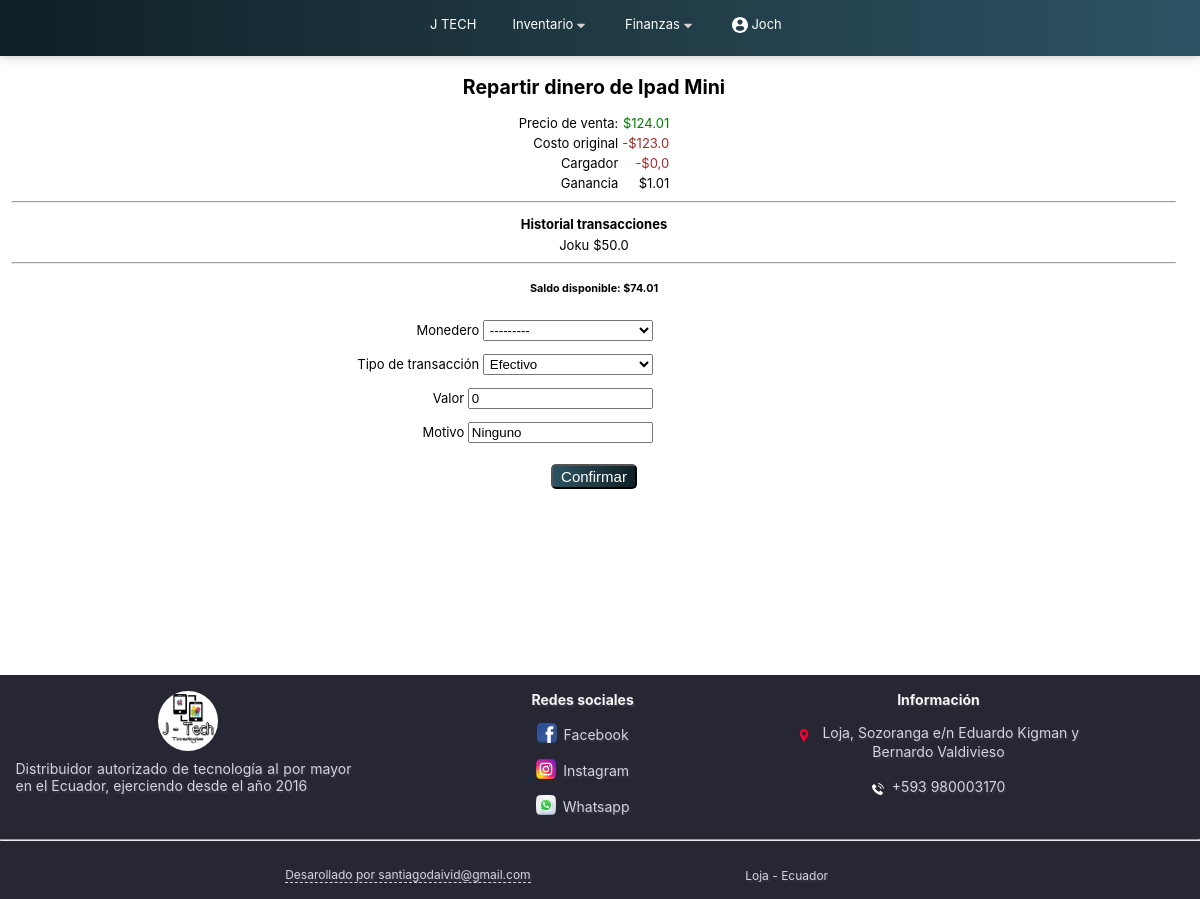
The app's page /anadir-al-monedero-dispositivo/1 (signed in) with its own data.
### principal/models.py (models this page shows, shortened)
class Dispositivo(models.Model):
      class Meta:
            ordering = ["modelo"]
            verbose_name_plural = "Dispositivos"
      opciones_modalidad = ( ('Open box', 'Open box'), ('Sellado', 'Sellado'), )
      modalidad = models.CharField(max_length=10, choices=opciones_modalidad, default='Open box')
      opciones_capacidad = ( ('8GB', '8GB'),('16GB', '16GB'),('32GB', '32GB'),('64GB', '64GB'), ('128GB', '128GB'), ('256GB', '256GB'), ('512GB', '512GB'), ('1TB', '1TB'), ('2TB', '2TB') )
      capacidad = models.CharField(max_length=5, choices=opciones_capacidad)
      modelo =  models.ForeignKey('ModeloDispositivo', on_delete=models.CASCADE, related_name="modelos")
      tamanio = models.FloatField(default=11)
      imei = models.IntegerField(blank=True, null=True)
      serial = models.CharField(max_length=20, blank=True, null=True)
      color = models.CharField(max_length=20, blank=True, null=True)
      fecha_compra = models.DateField(default=datetime.date.today())
      fecha_venta = models.DateField(blank=True, null=True)
      proveedor = models.CharField(max_length=50, blank=True, null=True )
      cliente = models.CharField(max_length=50, blank=True, null=True)
      nro_cliente = models.CharField(max_length=15, blank=True, null=True)
      monto_compra = models.FloatField(null=True, blank=True, default=0)
      monto_venta = models.FloatField(blank=True, null=True)
      vendido = models.BooleanField(default=False)
      descripcion = models.CharField(max_length=50)
      opciones_entrega = ( ('Entregado', 'Entregado'), ('Envio servientrega', 'Envio servientrega'), ('Envio cooperativa','Envio cooperativa') )
      entrega = models.CharField(max_length=20, choices=opciones_entrega, default='Entregado', null=True, blank=True)
      llego_cargador = models.BooleanField( default=False)
      llego_audifonos = models.BooleanField(default=False)
      sefue_cargador = models.BooleanField( default=False)
      sefue_audifonos = models.BooleanField(default=False)
      precio_cargador = models.DecimalField(blank=True, null=True, default=5.5 ,decimal_places=2, max_digits=5)
      precio_audifonos = models.DecimalField(blank=True, null=True, default=5, decimal_places=2, max_digits=5)
      monederos = models.ManyToManyField('Monedero', through='Transaccion')
      def valor_total_transacciones(self):
            valor = [x.dinero for x in self.transacciones.all() ]
            return sum(valor)
      def precios_accesorios(self):
            if self.sefue_cargador:
                  if self.llego_cargador:
                        val1 = 0
                  else:
                        val1=self.precio_cargador
            else :
                  val1=0
            if self.sefue_audifonos:
                  if self.llego_audifonos:
                        val3 = 0
                  else:
                        val3=self.precio_audifonos
            else :
                  val3=0
            return (val1+val3)
      def ganancia(self):
            ganancia = 0
            if self.monto_venta:
                  ganancia = self.monto_venta - self.monto_compra - float(self.precios_accesorios())
            return "%.2f" % ganancia
      def dinero_disponible_transaccion(self):
            money = self.monto_venta  - float( self.valor_total_transacciones())
            return money

class ModeloDispositivo(models.Model):
      class Meta:
            ordering = ["marca", "nombre"]
            verbose_name_plural = "Modelos de dispositivos"
      nombre = models.CharField(max_length=30)
      opciones_marca = ( ('Samsung', 'Samsung'), ('Apple', 'Apple'), ('Otra', 'Otra'))
      marca = models.CharField(max_length=15, choices=opciones_marca, default='Apple')

class Transaccion(models.Model):
      class Meta:
            ordering = ["fecha"]
            verbose_name_plural = "Transacciones"
      telefono = models.ForeignKey(Telefono, related_name='transacciones', on_delete=models.CASCADE, blank=True, null=True)
      monedero = models.ForeignKey(Monedero, related_name='transacciones', on_delete=models.CASCADE)
      dispositivo = models.ForeignKey('Dispositivo', related_name='transacciones', on_delete=models.CASCADE, blank=True, null=True)
      accesorio = models.ForeignKey('Accesorio', related_name='transacciones', on_delete=models.CASCADE, blank=True, null=True)
      fecha = models.DateField(default=datetime.date.today() )
      hora = models.TimeField(default=datetime.datetime.now().time() )
      opciones_tipo = ( ('Efectivo', 'Efectivo'), ('Transferencia banco', 'Transferencia banco'),  ('Tarjeta de crédito', 'Tarjeta de crédito'), )
      tipo = models.CharField(max_length=20, choices=opciones_tipo, default='Efectivo')
      motivo = models.CharField(max_length=100, null=True, blank=True, default="Ninguno")
      dinero = models.FloatField(default=0)

class Monedero(models.Model):
      class Meta:
            ordering = ["nombre"]
            verbose_name_plural = "Monederos"
      nombre = models.CharField(max_length=50, unique=True)
      descripcion = models.CharField(max_length=50, null=True, blank=True)
      telefonos = models.ManyToManyField(Telefono, through='Transaccion')
      dispositivos = models.ManyToManyField('Dispositivo', through='Transaccion')
      accesorios = models.ManyToManyField('Accesorio', through='Transaccion')
      def __str__(self):
            return "%s" % (self.nombre)

### principal/views.py (the view)
# urls.py: path('anadir-al-monedero-dispositivo/<int:id>', monedero_dispositivo, name='monedero_dispositivo'),
@login_required(login_url='/login/')
def monedero_dispositivo(request, id):
    dispositivo = Dispositivo.objects.get(pk=id)
    if request.method=='POST':
        form = FormMonederoDispositivo(dispositivo, request.POST)
        if form.is_valid():
            form.save()
            messages.info(request, "Transacción exitosa")
            return redirect(index)
    else:
        form = FormMonederoDispositivo(dispositivo)
    titulo = "Repartir dinero de "
    monederos = Monedero.objects.all()
    diccionario = {'form': form, 'dispositivo': dispositivo, 'titulo':titulo, 'valor':True, 'valor3': True, 'monederos':monederos}
    return render(request, 'forms/form-transacciones2.html', diccionario)

### principal/templates/forms/form-transacciones2.html (shortened to what this page needs)
{% extends "main.html" %}
{% block content %}
<div id="inicio">
      <h2 style="margin-bottom: 0.5em;">{{titulo}} {{dispositivo.modelo.nombre}}</h2>
      <div id="tabla_transaccion">
            <table>
                  <tr>
                        <td>Precio de venta:</td>
                        <td style="color: green;">${{dispositivo.monto_venta}}</td>
                  </tr>
                        <td>Costo original</td>
                        <td style="color: brown;">-${{dispositivo.monto_compra}}</td>
                  {% if dispositivo.sefue_cargador_rapido %}
                        {% if dispositivo.llego_cargador_rapido %}
                              </tr>
                                    <td>Cargador</td>
                                    <td style="color: brown;">-$0,0</td>
                              </tr>
                        {% else %}
                              </tr>
                                    <td>Cargador</td>
                                    <td style="color: brown;">-${{dispositivo.precio_cargador_rapido}}</td>
                              </tr>
                        {% endif %}
                  {% else %}
                        {% if dispositivo.sefue_cargador %}
                              {% if dispositivo.llego_cargador %}
                                          <td>Cargador</td>
                                          <td style="color: brown;">-$0,0</td>
                              {% else %}
                                    </tr>
                                          <td>Cargador</td>
                                          <td style="color: brown;">-${{dispositivo.precio_cargador}}</td>
                                    </tr>
                              {% endif %}
                        {% endif %}
                  {% endif %}
                        <td>Ganancia</td>
                        <td>${{dispositivo.ganancia}}</td>
            </table>
      </div>
      <hr>
      <div id="tabla_historial">
            <table>
                  <thead>
                        <tr colspan =2> <b>Historial transacciones</b> </tr>
                  </thead>
                  {% if dispositivo.transacciones.all|length != 0 %}
                        {% for x in dispositivo.transacciones.all %}
                              <tr>
                                    <td>{{x.monedero}}  </td>
                                    <td>${{x.dinero}}</td>
                              </tr>
                        {% endfor %}
                  {% else %}
                        <tr>
                              <td>Ninguna </td>
                              <td>transacción</td>
                        </tr>
                  {% endif %}
            </table>
      </div>
      <hr>
      <h5>Saldo disponible: ${{dispositivo.dinero_disponible_transaccion}}</h5>
      <form action="" method="post">
            <div class="formLocation">
                  <div class="contenidoForm">
                        {% if valor2 == false %}
                              <label for="{{ form.monedero.id_for_label }}">Monedero</label>
                        {% endif %}
                        {{ form.monedero }}
                  </div>
                  <div class="contenidoForm">
                        <label for="{{ form.tipo.id_for_label }}">Tipo de transacción</label>
                        {{ form.tipo }}
                  </div>
                  <div class="contenidoForm">
                        <label for="{{ form.dinero.id_for_label }}">Valor</label>
                        {{ form.dinero }}
                  </div>
                  <div class="contenidoForm">
                        <label for="{{ form.motivo.id_for_label }}">Motivo</label>
                        {{ form.motivo }}
                  </div>
                  <button type='submit'>Confirmar</button>
            </div>
      </form>
</div>
{% endblock %}

### principal/templates/main.html (shortened to what this page needs)
<!DOCTYPE html>
<html lang="es">
<head>
      {% load static %}
      <link rel="stylesheet" type="text/css" href="{% static 'css/styles.css' %}">
      <link rel="stylesheet" type="text/css" href="https://cdn.datatables.net/1.10.25/css/jquery.dataTables.min.css">
      <link rel="stylesheet" href="https://code.jquery.com/ui/1.12.1/themes/base/jquery-ui.css">
      <link rel="stylesheet" href="https://cdnjs.cloudflare.com/ajax/libs/font-awesome/5.15.3/css/all.min.css"/>
</head>
<body>
          <header class = "cabecera">
            <nav class="navInicio">
                <a href="{% url 'index' %}" class="" > J TECH </a>
              <ul style="padding-left: 0px;" >
                <div class="dropdown2">
                  <a class="dropbtn2 " onclick="myFunction2()">Inventario <img src="{% static 'img/abajo.svg' %}" style="width: 8px; margin-top: 6%; "></a>
                </div>
                <div class="dropdown anav">
                  <a class="dropbtn " onclick="myFunction()">Finanzas <img src="{% static 'img/abajo.svg' %}" style="width: 8px; margin-top: 6%;"></a>
                </div>
                {% if user.is_authenticated %}
                  <div class="dropdown3 anav">
                    <a class="dropbtn3 " onclick="myFunction3()"><img src="{% static 'img/usuario.svg' %}" style="width: 16px; margin-top: 2%; ">{{user.username}} </a>
                  </div>
                {% endif %}
              </ul>
            </nav>
        </header>
      <div id="contenido">
            {% block content %} {% endblock %}
      </div>
</body>
<footer>
      <div class="pie">
        <div class="subpie1">
            <a href="#" class="alogo2" > <img src="{% static 'img/jtech.jpg' %}" ></a>
            <p>Distribuidor autorizado de tecnología al por mayor en el Ecuador, ejerciendo desde el año 2016</p>
        </div>
        <div class="subpie">
            <ul class="listapie"> <p>Redes sociales</p>
                <li> <a href="https://www.facebook.com/jtechtecnologias/"><img src="{% static 'img/facebook.svg' %}" style="width: 20px;">Facebook</a></li>
                <li> <a href="https://www.instagram.com/jtechtecnologias/?hl=es-la"> <img src="{% static 'img/instagram.svg' %}" style="width: 20px;">Instagram</a></li>
                <li> <a href="http://wa.me/593980003170"><img src="{% static 'img/whatsapp.svg' %}" style="width: 20px;">Whatsapp</a></li>
            </ul>
        </div>
        <div class="subpie2">
            <ul class="listapie">
                <p>Información</p>
                <li> <img src="{% static 'img/ubicacion.svg' %}" style="margin-top: 0;"> <a href="https://g.page/j-tech-tecnologias?share">Loja, Sozoranga e/n Eduardo Kigman y Bernardo Valdivieso</a> </li>
                <li> <img src="{% static 'img/telefono.svg' %}" style="margin-top: 0;"><a >+593 980003170</a></li>
            </ul>
        </div>
    </div>
    <hr>
    <div class="pie2">
        <div class="subpie22">
            <a href=" mailto: santiagodaivid@gmail.com">Desarollado por santiagodaivid@gmail.com</a>
        </div>
        <div class="subpie22">
            <p>Loja - Ecuador</p>
        </div>
    </div>
</footer>
</html>

### records on screen
Dispositivo: modelo.nombre "Ipad Mini", monto_venta "124.01", monto_compra "123.0", ganancia "1.01", dinero_disponible_transaccion "74.01"
Transaccion: monedero "Joku", dinero "50.0"

### other values on screen
{{ user.username }} "Joch"
{{ titulo }} "Repartir dinero de"
